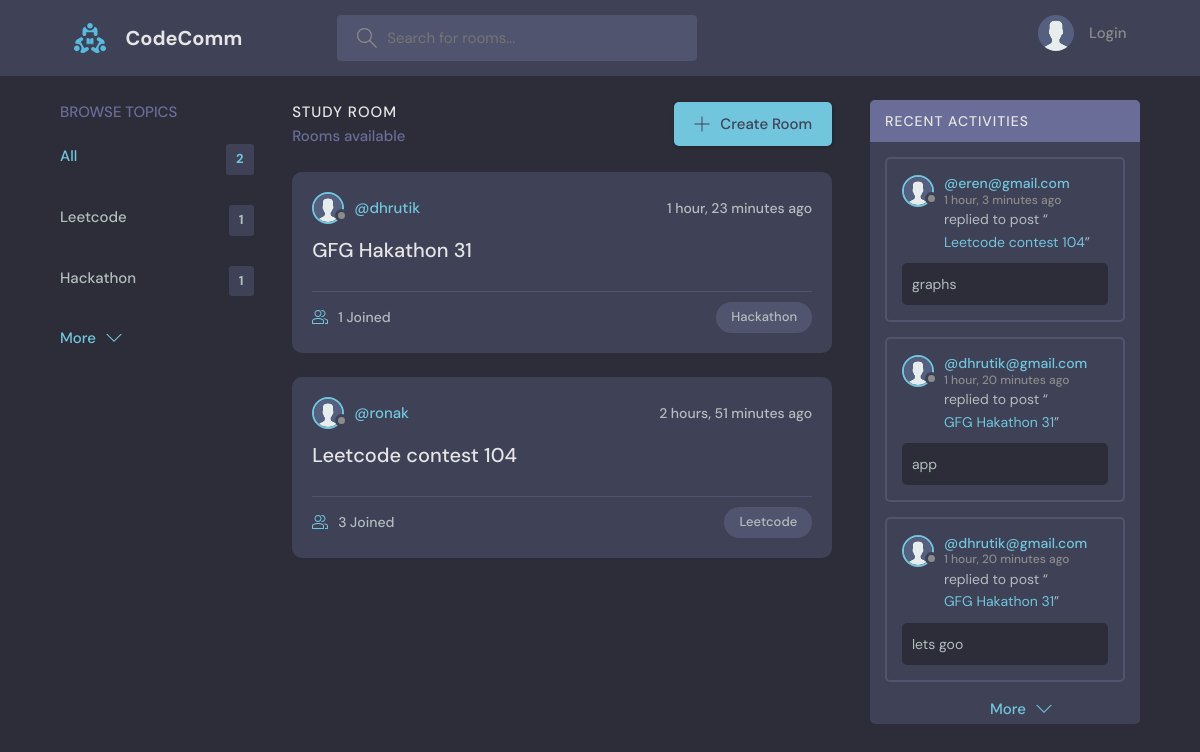
The page / on the database its author committed.
### base/models.py (models this page shows, shortened)
class Topic(models.Model):
    name = models.CharField(max_length=200)

class Room(models.Model):
    host = models.ForeignKey(User, on_delete=models.SET_NULL,null=True)
    topic = models.ForeignKey(Topic, on_delete=models.SET_NULL,null=True)
    name = models.CharField(max_length=200)
    description = models.TextField(null=True, blank = True)
    participants = models.ManyToManyField(User, related_name='participants', blank=True)
    updated = models.DateTimeField(auto_now=True)
    created = models.DateTimeField(auto_now_add=True)
    class Meta:
        ordering = ['-updated','-created']
    def __str__(self):
        return self.name

class User(AbstractUser):
    name = models.CharField(max_length=200, null=True)
    email = models.EmailField(unique=True,null=True)
    bio = models.TextField(null=True)
    avatar = models.ImageField(null=True,default="avatar.svg")
    USERNAME_FIELD = 'email'
    REQUIRED_FIELDS = []

class Message(models.Model):
    user = models.ForeignKey(User, on_delete=models.CASCADE)
    room = models.ForeignKey(Room, on_delete=models.CASCADE)
    body = models.TextField()
    updated = models.DateTimeField(auto_now=True)
    created = models.DateTimeField(auto_now_add=True)
    class Meta:
        ordering = ['-updated','-created']

### base/views.py (the view)
# urls.py: path('', views.home, name="home"),
def home(request):
    q = request.GET.get('q') if request.GET.get('q') != None else ''
    rooms = Room.objects.filter(
        Q(topic__name__icontains=q) |
        Q(name__icontains=q) |
        Q(description__icontains=q)
        )
    topics = Topic.objects.all()[0:5]
    room_count = rooms.count()
    room_messages = Message.objects.filter(Q(room__topic__name__icontains=q)|
                                           Q(room__name__icontains=q))[0:3]
    context = {'rooms':rooms, 'topics':topics,'room_count':room_count, 'room_messages':room_messages}
    return render(request, 'base/home.html',context)

### base/templates/base/home.html (shortened to what this page needs)
{% extends 'main.html' %}
{% block content %}
    <main class="layout layout--3">
      <div class="container">
        {% include 'base/topics_component.html' %}
        <div class="roomList">
          <div class="roomList__header">
            <div>
              <h2>Study Room</h2>
              <p>{{rooms_count}} Rooms available</p>
            </div>
            <a class="btn btn--main" href="{% url 'create-room' %}">
              <svg version="1.1" xmlns="http://www.w3.org/2000/svg" width="32" height="32" viewBox="0 0 32 32">
                <title>add</title>
                <path
                  d="M16.943 0.943h-1.885v14.115h-14.115v1.885h14.115v14.115h1.885v-14.115h14.115v-1.885h-14.115v-14.115z"
                ></path>
              </svg>
              Create Room
            </a>
          </div>
          {% include 'base/feed_component.html' %}
        </div>
        {% include 'base/activity_component.html' %}
      </div>
    </main>
    {% endblock %}

### base/templates/base/topics_component.html
<div class="topics">
    <div class="topics__header">
      <h2>Browse Topics</h2>
    </div>
    <ul class="topics__list">
      <li>
        <a href="{% url 'home' %}" class="active">All <span>{{topics.count}}</span></a>
      </li>
      {% for topic in topics %}
      <li>
        <a href="{% url 'home' %}?q={{topic.name}}">{{topic.name}} <span>{{topic.room_set.all.count}}</span> </a>
      </li>
      {% endfor %}
    </ul>
    <a class="btn btn--link" href="{% url 'topics' %}">
      More
      <svg version="1.1" xmlns="http://www.w3.org/2000/svg" width="32" height="32" viewBox="0 0 32 32">
        <title>chevron-down</title>
        <path d="M16 21l-13-13h-3l16 16 16-16h-3l-13 13z"></path>
      </svg>
    </a>
  </div>

### base/templates/base/feed_component.html (shortened to what this page needs)
{% for room in rooms %}
<div class="roomListRoom">
    <div class="roomListRoom__header">
      <a href="{% url 'user-profile' room.host.id %}" class="roomListRoom__author">
        <div class="avatar avatar--small">
          <img src="{{room.host.avatar.url}}" />
        </div>
        <span>@{{room.host.username}}</span>
      </a>
      <div class="roomListRoom__actions">
        <span>{{room.created|timesince}} ago</span>
      </div>
    </div>
    <div class="roomListRoom__content">
      <a href="{% url 'room' room.id %}">{{room.name}}</a>
    </div>
    <div class="roomListRoom__meta">
      <a href="{% url 'room' room.id %}" class="roomListRoom__joined">
        {{room.participants.all.count}} Joined
      </a>
      <p class="roomListRoom__topic">{{room.topic.name}}</p>
    </div>
  </div>
  {% endfor %}

### base/templates/base/activity_component.html (shortened to what this page needs)
<div class="activities">
    <div class="activities__header">
      <h2>Recent Activities</h2>
    </div>
    {% for message in room_messages %}
    <div class="activities__box">
      <div class="activities__boxHeader roomListRoom__header">
        <a href="{% url 'user-profile' message.user.id %}" class="roomListRoom__author">
          <div class="avatar avatar--small">
            <img src="{{message.user.avatar.url}}" />
          </div>
          <p>
            @{{message.user}}
            <span>{{message.created|timesince}} ago</span>
          </p>
        </a>
      </div>
      <div class="activities__boxContent">
        <p>replied to post “<a href="{% url 'room' message.room.id %}">{{message.room}}</a>”</p>
        <div class="activities__boxRoomContent">
            {{message.body}}
        </div>
      </div>
    </div>
    {% endfor %}
    <a style="padding-left: 120px; padding-bottom: 3px;" class="btn btn--link" href="{% url 'activity' %}">
      More
      <svg version="1.1" xmlns="http://www.w3.org/2000/svg" width="32" height="32" viewBox="0 0 32 32">
        <title>chevron-down</title>
        <path d="M16 21l-13-13h-3l16 16 16-16h-3l-13 13z"></path>
      </svg>
    </a>
  </div>

### rows shown on the page
Topic: name "Leetcode", room_set.all.count "1"
Topic: name "Hackathon", room_set.all.count "1"
Room: host.avatar (placeholder picture), host.username "dhrutik", created "1 hour, 23 minutes", name "GFG Hakathon 31", participants.all.count "1", topic.name "Hackathon"
Room: host.avatar (placeholder picture), host.username "ronak", created "2 hours, 51 minutes", name "Leetcode contest 104", participants.all.count "3", topic.name "Leetcode"
Message: user.avatar (placeholder picture), user "eren@gmail.com", created "1 hour, 3 minutes", room "Leetcode contest 104", body "graphs"
Message: user.avatar (placeholder picture), user "dhrutik@gmail.com", created "1 hour, 20 minutes", room "GFG Hakathon 31", body "app"
Message: user.avatar (placeholder picture), user "dhrutik@gmail.com", created "1 hour, 20 minutes", room "GFG Hakathon 31", body "lets goo"

### other values the page prints
{{ topics.count }} "2"
